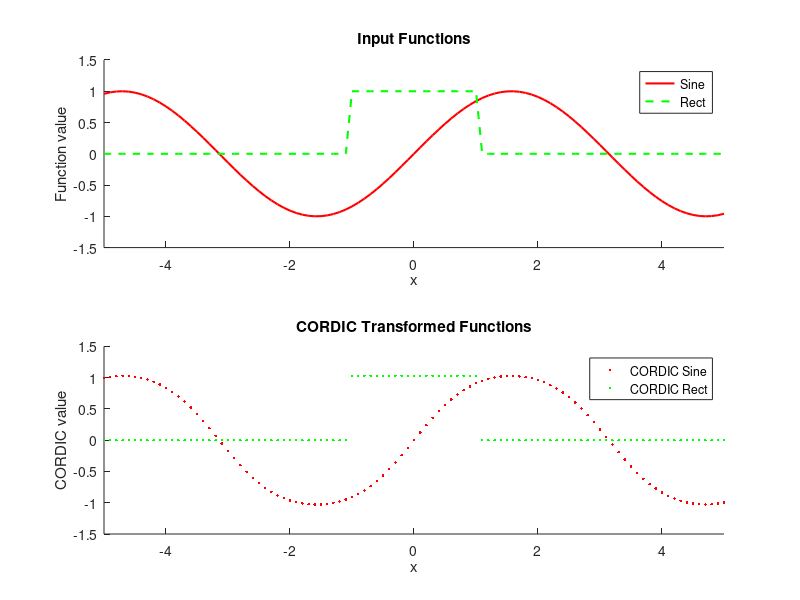

Recreate this plot in MATLAB.
% Define the range of x values
x = -5:0.1:5;

% Define the input functions
sine_func = sin(x);
rect_func = double(abs(x) <= 1);

% CORDIC algorithm function
function [cordic_result] = cordic_function(input_values)
    num_iterations = 15; % Number of iterations for CORDIC
    cordic_gain = 0.45;
    for i = 0:num_iterations-1
        cordic_gain = cordic_gain * sqrt(1 + 2^(-2 * i));
    end
    
    % Initialize the result vector
    cordic_result = zeros(size(input_values));
    
    % CORDIC algorithm
    for idx = 1:length(input_values)
        angle = input_values(idx);
        K = 1;
        current_angle = 0;
        X = cordic_gain;
        Y = 0;
        Z = angle;
        
        for i = 0:num_iterations-1
            if Z < 0
                d = -1;
            else
                d = 1;
            end
            
            X_new = X - Y * d * 2^(-i);
            Y = Y + X * d * 2^(-i);
            X = X_new;
            
            Z = Z - d * atan(2^(-i));
        end
        
        cordic_result(idx) = Y;
    end
end

% Apply CORDIC to each input function
cordic_sine = cordic_function(sine_func);
cordic_rect = cordic_function(rect_func);

% Plot the input functions
figure;

subplot(2, 1, 1); % Create the first subplot for the input functions
hold on;
plot(x, sine_func, 'r', 'LineWidth', 1.5); % Sine function in red
plot(x, rect_func, 'g--', 'LineWidth', 1.5); % Rect function in green dashed
xlabel('x');
ylabel('Function value');
title('Input Functions');
legend('Sine', 'Rect');
axis([-5 5 -1.5 1.5]);
hold off;

% Plot the CORDIC-transformed functions
subplot(2, 1, 2); % Create the second subplot for the CORDIC-transformed functions
hold on;
plot(x, cordic_sine, 'r.', 'LineWidth', 1.5); % CORDIC Sine function in red
plot(x, cordic_rect, 'g.', 'LineWidth', 1.5); % CORDIC Rect function in green dashed
xlabel('x');
ylabel('CORDIC value');
title('CORDIC Transformed Functions');
legend('CORDIC Sine', 'CORDIC Rect');
axis([-5 5 -1.5 1.5]);
hold off;
